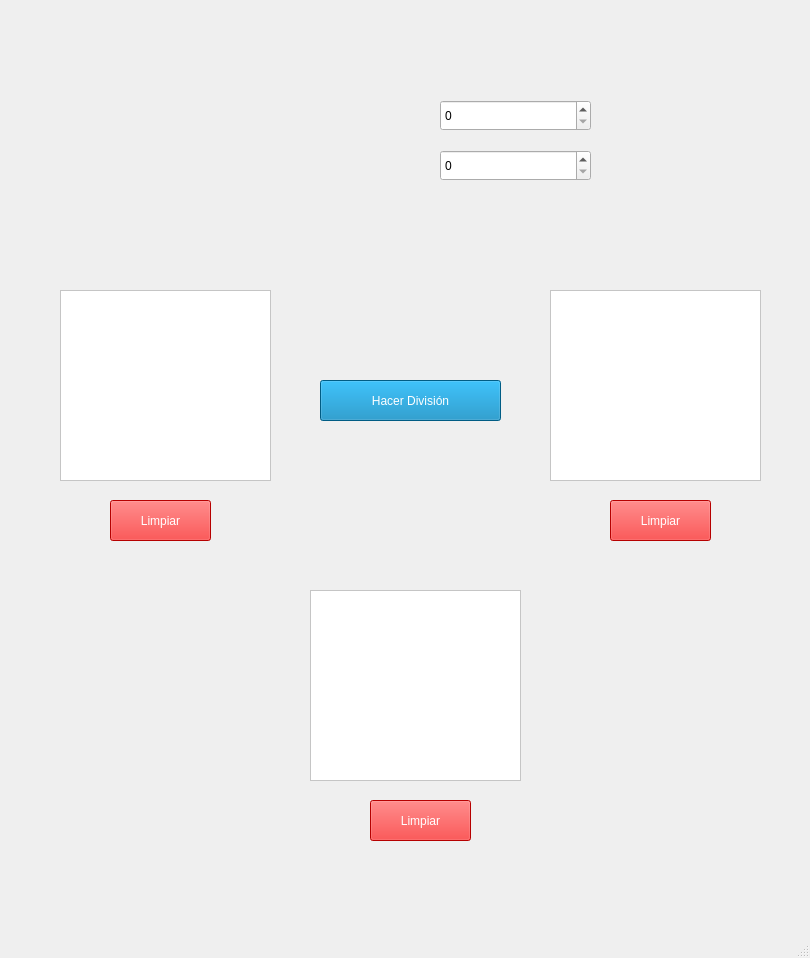
<?xml version="1.0" encoding="UTF-8"?>
<ui version="4.0">
 <class>DivisionMatrices</class>
 <widget class="QMainWindow" name="DivisionMatrices">
  <property name="geometry">
   <rect>
    <x>0</x>
    <y>0</y>
    <width>810</width>
    <height>958</height>
   </rect>
  </property>
  <property name="windowTitle">
   <string>División de Matrices</string>
  </property>
  <widget class="QWidget" name="centralwidget">
   <widget class="QLabel" name="label">
    <property name="geometry">
     <rect>
      <x>0</x>
      <y>0</y>
      <width>811</width>
      <height>921</height>
     </rect>
    </property>
    <property name="text">
     <string/>
    </property>
    <property name="pixmap">
     <pixmap>Imagenes/fondo.jpg</pixmap>
    </property>
    <property name="scaledContents">
     <bool>true</bool>
    </property>
   </widget>
   <widget class="QLabel" name="label_2">
    <property name="geometry">
     <rect>
      <x>140</x>
      <y>-20</y>
      <width>541</width>
      <height>131</height>
     </rect>
    </property>
    <property name="text">
     <string/>
    </property>
    <property name="pixmap">
     <pixmap>Imagenes/Captura_de_pantalla_2024-05-14_164712-removebg-preview.png</pixmap>
    </property>
    <property name="scaledContents">
     <bool>true</bool>
    </property>
   </widget>
   <widget class="QLabel" name="label_3">
    <property name="geometry">
     <rect>
      <x>240</x>
      <y>90</y>
      <width>191</width>
      <height>51</height>
     </rect>
    </property>
    <property name="text">
     <string/>
    </property>
    <property name="pixmap">
     <pixmap>Imagenes/Captura_de_pantalla_2024-05-13_090242-removebg-preview.png</pixmap>
    </property>
    <property name="scaledContents">
     <bool>true</bool>
    </property>
   </widget>
   <widget class="QSpinBox" name="spinBox">
    <property name="geometry">
     <rect>
      <x>440</x>
      <y>100</y>
      <width>151</width>
      <height>31</height>
     </rect>
    </property>
    <property name="cursor">
     <cursorShape>PointingHandCursor</cursorShape>
    </property>
    <property name="styleSheet">
     <string notr="true">font: 12pt &quot;MS Shell Dlg 2&quot;;
</string>
    </property>
   </widget>
   <widget class="QLabel" name="label_4">
    <property name="geometry">
     <rect>
      <x>240</x>
      <y>140</y>
      <width>191</width>
      <height>41</height>
     </rect>
    </property>
    <property name="text">
     <string/>
    </property>
    <property name="pixmap">
     <pixmap>Imagenes/Captura_de_pantalla_2024-05-13_090913-removebg-preview.png</pixmap>
    </property>
    <property name="scaledContents">
     <bool>true</bool>
    </property>
   </widget>
   <widget class="QSpinBox" name="spinBox_2">
    <property name="geometry">
     <rect>
      <x>440</x>
      <y>150</y>
      <width>151</width>
      <height>31</height>
     </rect>
    </property>
    <property name="cursor">
     <cursorShape>PointingHandCursor</cursorShape>
    </property>
    <property name="styleSheet">
     <string notr="true">font: 12pt &quot;MS Shell Dlg 2&quot;;
</string>
    </property>
   </widget>
   <widget class="QLabel" name="label_8">
    <property name="geometry">
     <rect>
      <x>30</x>
      <y>210</y>
      <width>281</width>
      <height>81</height>
     </rect>
    </property>
    <property name="text">
     <string/>
    </property>
    <property name="pixmap">
     <pixmap>Imagenes/Captura_de_pantalla_2024-05-13_092053-removebg-preview.png</pixmap>
    </property>
    <property name="scaledContents">
     <bool>true</bool>
    </property>
   </widget>
   <widget class="QLabel" name="label_9">
    <property name="geometry">
     <rect>
      <x>510</x>
      <y>190</y>
      <width>281</width>
      <height>101</height>
     </rect>
    </property>
    <property name="text">
     <string/>
    </property>
    <property name="pixmap">
     <pixmap>Imagenes/Captura_de_pantalla_2024-05-13_092542-removebg-preview.png</pixmap>
    </property>
    <property name="scaledContents">
     <bool>true</bool>
    </property>
   </widget>
   <widget class="QLabel" name="label_10">
    <property name="geometry">
     <rect>
      <x>270</x>
      <y>500</y>
      <width>281</width>
      <height>81</height>
     </rect>
    </property>
    <property name="text">
     <string/>
    </property>
    <property name="pixmap">
     <pixmap>Imagenes/Captura_de_pantalla_2024-05-13_092939-removebg-preview.png</pixmap>
    </property>
    <property name="scaledContents">
     <bool>true</bool>
    </property>
   </widget>
   <widget class="QTableWidget" name="tableWidget">
    <property name="geometry">
     <rect>
      <x>60</x>
      <y>290</y>
      <width>211</width>
      <height>191</height>
     </rect>
    </property>
    <property name="styleSheet">
     <string notr="true">color: rgb(0, 0, 0);
background-color: rgb(255, 255, 255);</string>
    </property>
   </widget>
   <widget class="QTableWidget" name="tableWidget_2">
    <property name="geometry">
     <rect>
      <x>550</x>
      <y>290</y>
      <width>211</width>
      <height>191</height>
     </rect>
    </property>
    <property name="styleSheet">
     <string notr="true">color: rgb(0, 0, 0);
background-color: rgb(255, 255, 255);</string>
    </property>
   </widget>
   <widget class="QTableWidget" name="tableWidget_3">
    <property name="geometry">
     <rect>
      <x>310</x>
      <y>590</y>
      <width>211</width>
      <height>191</height>
     </rect>
    </property>
    <property name="styleSheet">
     <string notr="true">color: rgb(0, 0, 0);
background-color: rgb(255, 255, 255);</string>
    </property>
   </widget>
   <widget class="QPushButton" name="pushButton_10">
    <property name="geometry">
     <rect>
      <x>320</x>
      <y>380</y>
      <width>181</width>
      <height>41</height>
     </rect>
    </property>
    <property name="cursor">
     <cursorShape>PointingHandCursor</cursorShape>
    </property>
    <property name="styleSheet">
     <string notr="true">background-color: rgb(0, 129, 185);
color: rgb(255, 255, 255);</string>
    </property>
    <property name="text">
     <string>Hacer División</string>
    </property>
   </widget>
   <widget class="QLabel" name="label_15">
    <property name="geometry">
     <rect>
      <x>380</x>
      <y>320</y>
      <width>71</width>
      <height>61</height>
     </rect>
    </property>
    <property name="text">
     <string/>
    </property>
    <property name="pixmap">
     <pixmap>Imagenes/divide.png</pixmap>
    </property>
    <property name="scaledContents">
     <bool>true</bool>
    </property>
   </widget>
   <widget class="QLabel" name="label_16">
    <property name="geometry">
     <rect>
      <x>0</x>
      <y>230</y>
      <width>81</width>
      <height>301</height>
     </rect>
    </property>
    <property name="text">
     <string/>
    </property>
    <property name="pixmap">
     <pixmap>Imagenes/open-bracket.png</pixmap>
    </property>
    <property name="scaledContents">
     <bool>true</bool>
    </property>
   </widget>
   <widget class="QLabel" name="label_17">
    <property name="geometry">
     <rect>
      <x>250</x>
      <y>230</y>
      <width>81</width>
      <height>301</height>
     </rect>
    </property>
    <property name="text">
     <string/>
    </property>
    <property name="pixmap">
     <pixmap>Imagenes/close-bracket.png</pixmap>
    </property>
    <property name="scaledContents">
     <bool>true</bool>
    </property>
   </widget>
   <widget class="QLabel" name="label_18">
    <property name="geometry">
     <rect>
      <x>490</x>
      <y>230</y>
      <width>81</width>
      <height>301</height>
     </rect>
    </property>
    <property name="text">
     <string/>
    </property>
    <property name="pixmap">
     <pixmap>Imagenes/open-bracket.png</pixmap>
    </property>
    <property name="scaledContents">
     <bool>true</bool>
    </property>
   </widget>
   <widget class="QLabel" name="label_19">
    <property name="geometry">
     <rect>
      <x>740</x>
      <y>230</y>
      <width>81</width>
      <height>301</height>
     </rect>
    </property>
    <property name="text">
     <string/>
    </property>
    <property name="pixmap">
     <pixmap>Imagenes/close-bracket.png</pixmap>
    </property>
    <property name="scaledContents">
     <bool>true</bool>
    </property>
   </widget>
   <widget class="QLabel" name="label_20">
    <property name="geometry">
     <rect>
      <x>250</x>
      <y>530</y>
      <width>81</width>
      <height>301</height>
     </rect>
    </property>
    <property name="text">
     <string/>
    </property>
    <property name="pixmap">
     <pixmap>Imagenes/open-bracket.png</pixmap>
    </property>
    <property name="scaledContents">
     <bool>true</bool>
    </property>
   </widget>
   <widget class="QLabel" name="label_21">
    <property name="geometry">
     <rect>
      <x>500</x>
      <y>530</y>
      <width>81</width>
      <height>301</height>
     </rect>
    </property>
    <property name="text">
     <string/>
    </property>
    <property name="pixmap">
     <pixmap>Imagenes/close-bracket.png</pixmap>
    </property>
    <property name="scaledContents">
     <bool>true</bool>
    </property>
   </widget>
   <widget class="QPushButton" name="pushButton_11">
    <property name="geometry">
     <rect>
      <x>110</x>
      <y>500</y>
      <width>101</width>
      <height>41</height>
     </rect>
    </property>
    <property name="cursor">
     <cursorShape>PointingHandCursor</cursorShape>
    </property>
    <property name="styleSheet">
     <string notr="true">background-color: rgb(0, 129, 185);
background-color: rgb(255, 0, 0);
color: rgb(255, 255, 255);</string>
    </property>
    <property name="text">
     <string>Limpiar</string>
    </property>
   </widget>
   <widget class="QPushButton" name="pushButton_12">
    <property name="geometry">
     <rect>
      <x>370</x>
      <y>800</y>
      <width>101</width>
      <height>41</height>
     </rect>
    </property>
    <property name="cursor">
     <cursorShape>PointingHandCursor</cursorShape>
    </property>
    <property name="styleSheet">
     <string notr="true">background-color: rgb(0, 129, 185);
background-color: rgb(255, 0, 0);
color: rgb(255, 255, 255);</string>
    </property>
    <property name="text">
     <string>Limpiar</string>
    </property>
   </widget>
   <widget class="QPushButton" name="pushButton_13">
    <property name="geometry">
     <rect>
      <x>610</x>
      <y>500</y>
      <width>101</width>
      <height>41</height>
     </rect>
    </property>
    <property name="cursor">
     <cursorShape>PointingHandCursor</cursorShape>
    </property>
    <property name="styleSheet">
     <string notr="true">background-color: rgb(0, 129, 185);
background-color: rgb(255, 0, 0);
color: rgb(255, 255, 255);</string>
    </property>
    <property name="text">
     <string>Limpiar</string>
    </property>
   </widget>
  </widget>
  <widget class="QMenuBar" name="menubar">
   <property name="geometry">
    <rect>
     <x>0</x>
     <y>0</y>
     <width>810</width>
     <height>26</height>
    </rect>
   </property>
  </widget>
  <widget class="QStatusBar" name="statusbar"/>
 </widget>
 <resources/>
 <connections/>
</ui>
